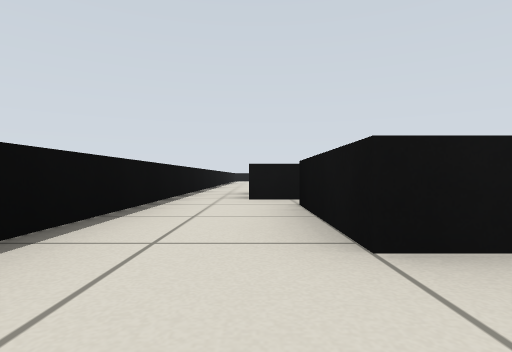
[1] (above)

21 first-person views from a walk through a Gazebo world. The camera is 0.33 m above the floor, looks level and sees 80° across. The floor is counted in squares, 1 m on a side. Each view is taken from the middle of a square. On the plan, view 1 faces up. The plan holds only what a view shows up to about 9 squares ahead; the rest is blank.

[2]
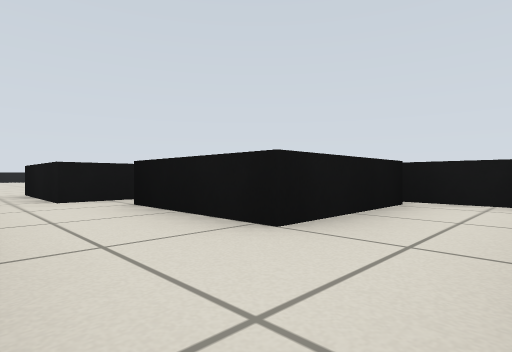

[3]
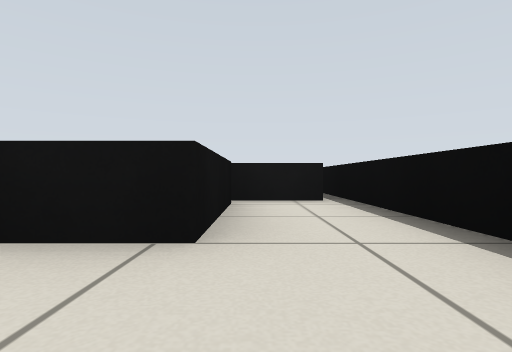

[4]
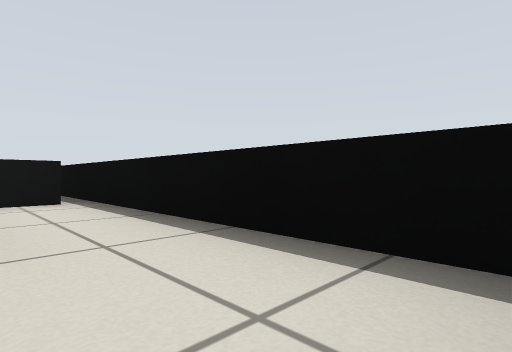

[5]
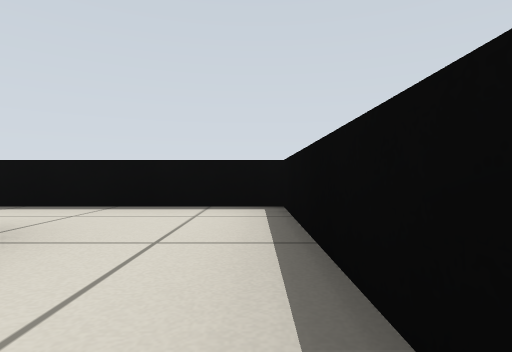

[6]
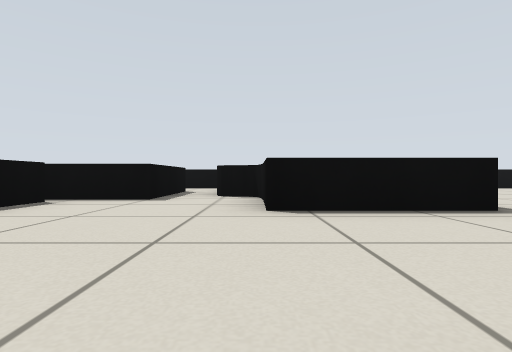

[7]
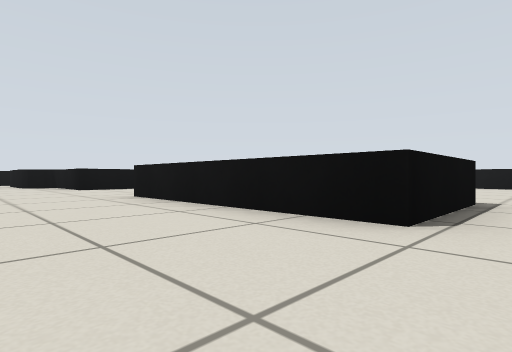

[8]
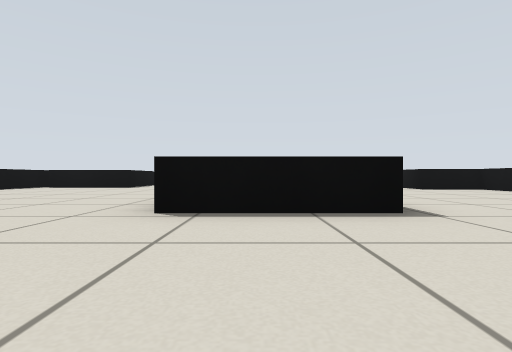

[9]
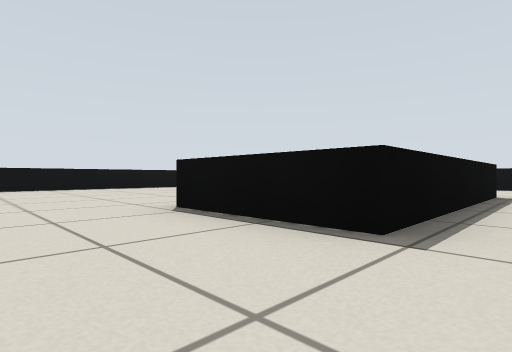

[10]
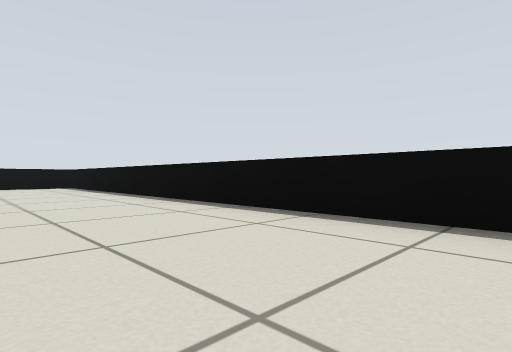

[11]
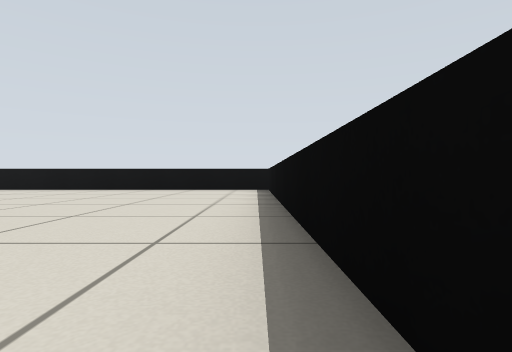

[12]
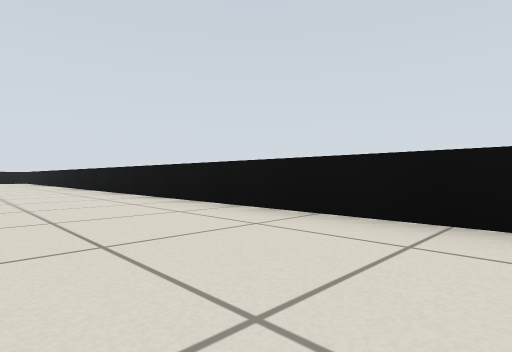

[13]
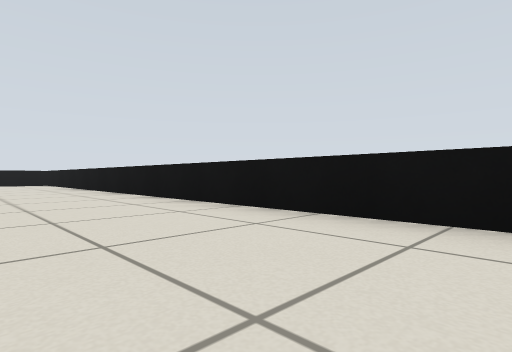

[14]
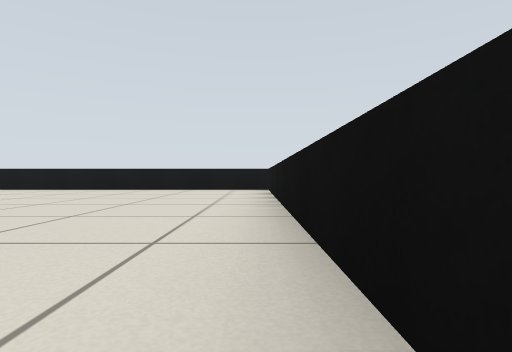

[15]
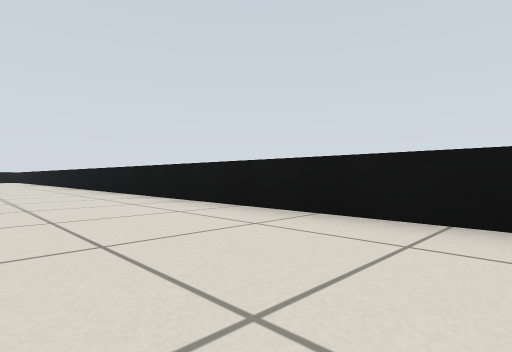

[16]
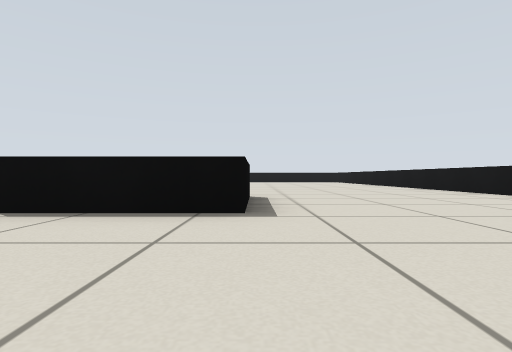

[17]
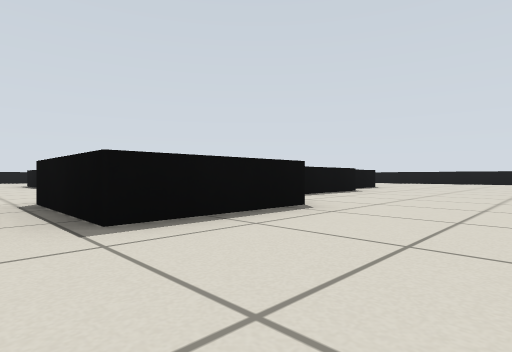

[18]
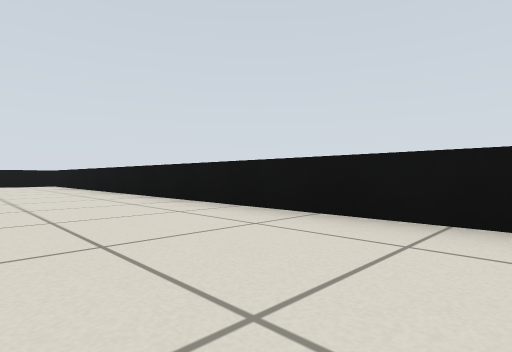

[19]
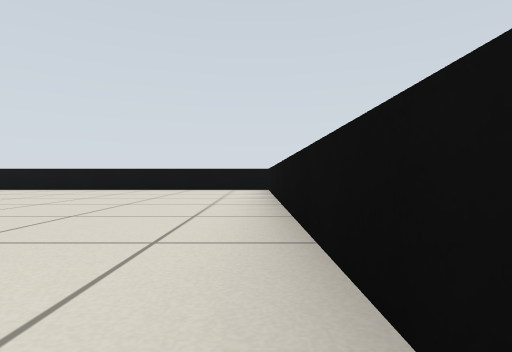

[20]
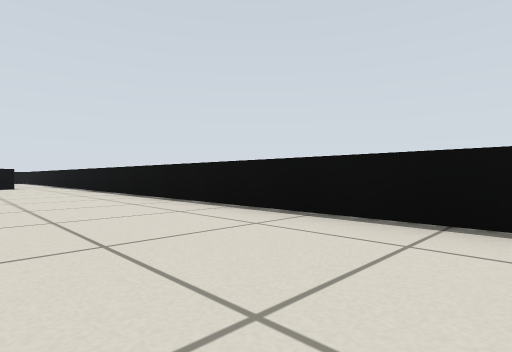

[21]
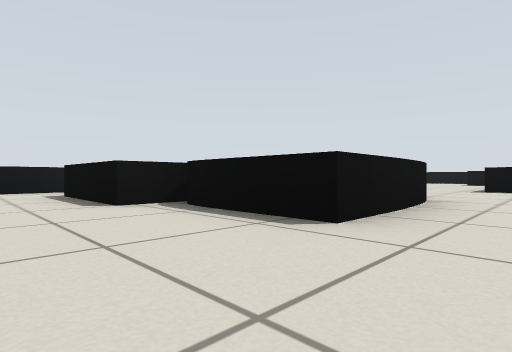

### Floor plan
Points are (right, up) in squares from view 1. A wall is a line through its corners. A room is listed if a view was taken in it or the views show most of it. See-through windows are left out.
Room 1 (views 1, 2, 3, 4)
walls: (3.1, 0) (3.1, 1.5); (2.8, 1.3) (0.5, 1.3); (-1.3, 1.4) (-1.3, -0.3) (4.5, -0.3)
ways out: opening at (-0.5, 2.5) to room 2
Room 2 (views 5, 6, 7, 8, 9, 10, 11, 12, 13, 14, 15, 16, 17, 18, 19, 20, 21)
walls: (7.5, 11.5) (6.5, 11.5) (6.5, 10.1) (5.5, 10.1); (7, 7.3) (11.3, 7.3) (11.3, 5.1) (7, 5.1); (11.2, 12.7) (10.4, 12.7); (10.1, 13.4) (10.1, 14.4); (6.5, 12.7) (6.5, 13.7) (8.8, 13.7); (4.2, 10.6) (4.1, 11.4); (10, 14.9) (12.3, 14.9) (12.3, 12.6); (4.1, 11.2) (4.1, 13.1) (5.8, 13.1); (3.6, 7.3) (4.1, 7.3) (4.1, 5.1) (2.5, 5.1); (2.2, 5) (2, 4.5); (1.6, 4.3) (-0.1, 4.3) (-0.1, 6.5); (3, 2.3) (5.3, 2.3) (5.3, 0); (8.5, -0.3) (18.3, -0.3) (18.3, 19); (4.5, -0.3) (6.5, -0.3); (0.5, 1.3) (0.5, 3.5) (2.7, 3.5) (2.7, 2); (18.4, 19.3) (-1, 19.3); (-1.3, 19.4) (-1.3, 1.4)
ways out: opening at (-0.5, 2.5) to room 1

Positions as (right, up) in squares from view 1, and headings:
1: (0, 0), facing up
2: (-1, 0), facing up-right
3: (-1, 1), facing right
4: (-1, 1), facing down-right
5: (-1, 3), facing down
6: (7, 5), facing left
7: (12, 3), facing up-left
8: (14, 6), facing left
9: (13, 8), facing down-left
10: (9, 2), facing down-right
11: (11, 0), facing right
12: (16, 3), facing up-right
13: (16, 7), facing up-right
14: (18, 12), facing up
15: (17, 17), facing up-left
16: (15, 15), facing left
17: (13, 17), facing down-left
18: (10, 17), facing up-left
19: (6, 19), facing left
20: (1, 16), facing down-left
21: (3, 15), facing down-right
